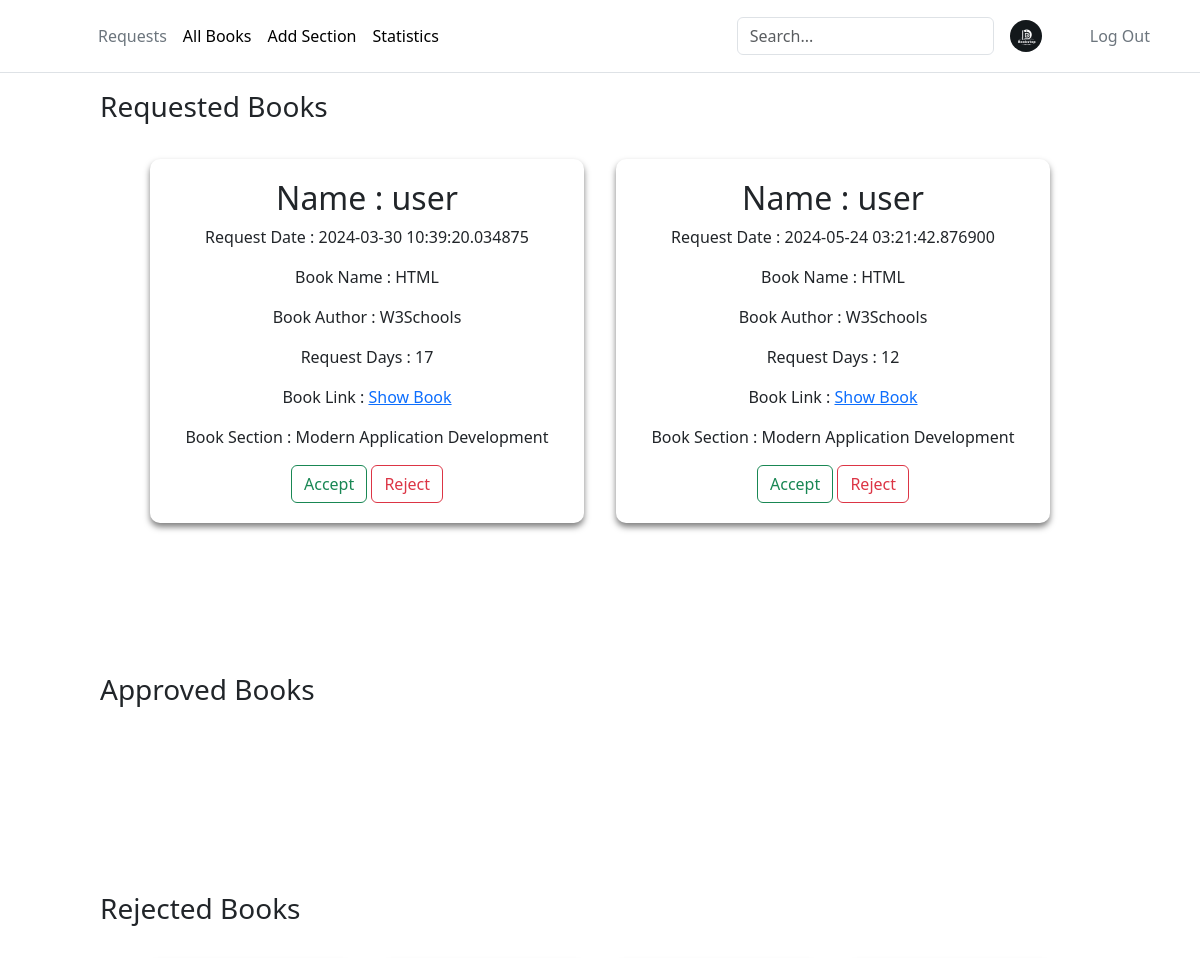
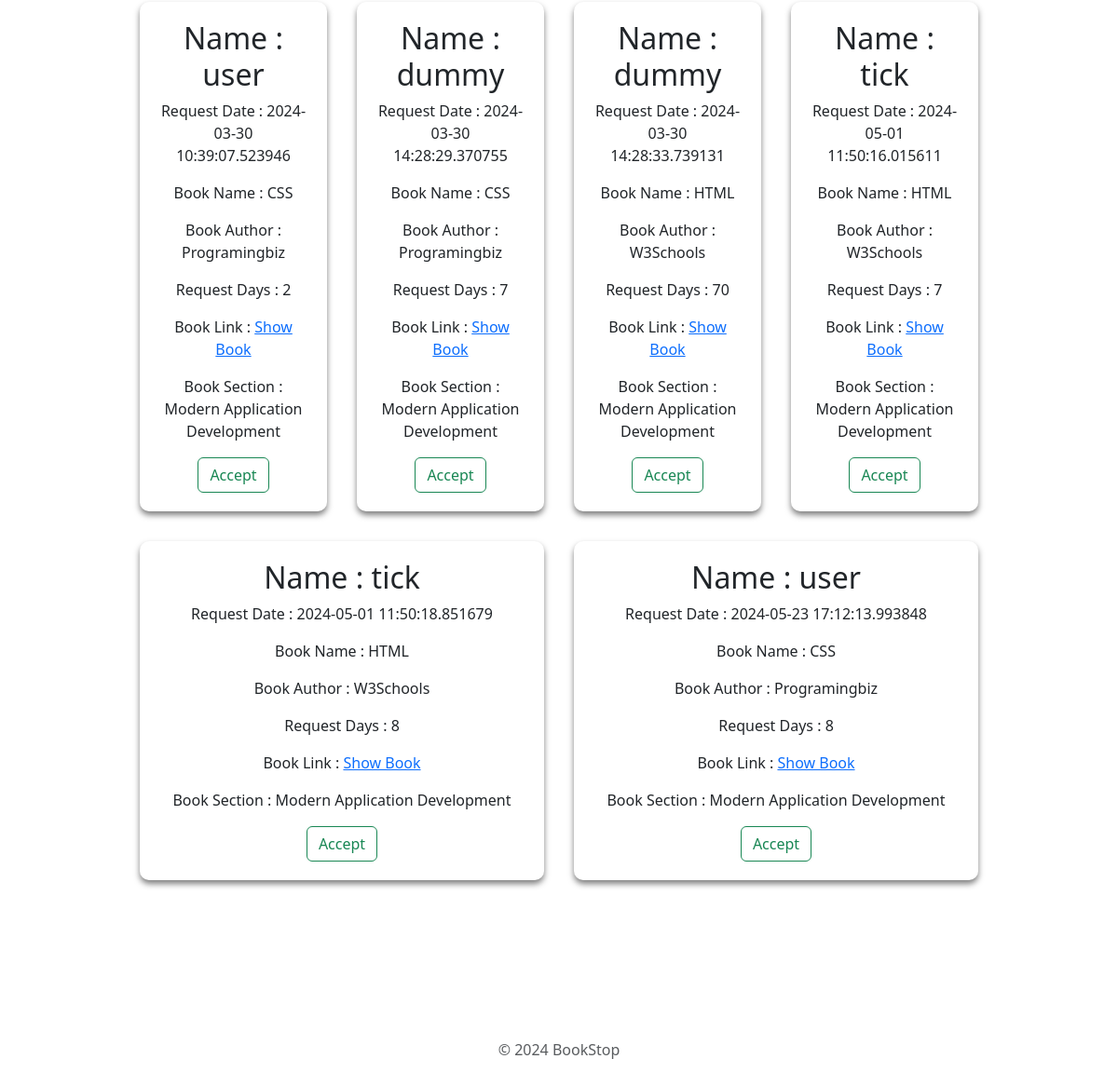
The page /requestedBooks (signed in) on the database its author committed (2 pictures, top to bottom).
### app.py (models this page shows)
class BookIssue(db.Model):
    __tablename__ = 'BookIssue'
    IssueId = db.Column(db.Integer, autoincrement=True, primary_key=True)
    UserId = db.Column(db.Integer, db.ForeignKey(User.UserId), nullable=False)
    BookId = db.Column(db.Integer, db.ForeignKey(Books.BookId), nullable=False)
    SectionId = db.Column(db.Integer, db.ForeignKey(Section.SectionId), nullable=False)
    RequestDate = db.Column(db.DateTime, nullable=False, default=datetime.datetime.utcnow)
    Days = db.Column(db.Integer, nullable=False)
    IssueDate = db.Column(db.String)
    IssueStatus = db.Column(db.String, nullable=False)
    LastIssueStatusDate = db.Column(db.String)

### app.py (the view, shortened to what this page needs)
@app.route("/requestedBooks", methods=["GET","POST"])
def requestedBooks():
    if 'admin_id' not in session:
        return redirect(url_for('librarianLogin'))
    BookIssueMergeTable = BookIssueMerge.query.filter(
        BookIssueMerge.Section_Title.isnot(None),
        BookIssueMerge.Author.isnot(None),
        BookIssueMerge.Book_Title.isnot(None),
        BookIssueMerge.IssueStatus == "requested",
        BookIssueMerge.UserName.isnot(None)).all()
    ApprovedBookIssueMergeTable = BookIssueMerge.query.filter(
        BookIssueMerge.Section_Title.isnot(None),
        BookIssueMerge.Author.isnot(None),
        BookIssueMerge.Book_Title.isnot(None),
        BookIssueMerge.IssueStatus == "Approved",
        BookIssueMerge.UserName.isnot(None)).all()
    RejectedBookIssueMergeTable = BookIssueMerge.query.filter(
        BookIssueMerge.Section_Title.isnot(None),
        BookIssueMerge.Author.isnot(None),
        BookIssueMerge.Book_Title.isnot(None),
        BookIssueMerge.IssueStatus == "Rejected",
        BookIssueMerge.UserName.isnot(None)).all()
    return render_template("requestBooks.html", books=BookIssueMergeTable, approvedBooks = ApprovedBookIssueMergeTable, rejectedBooks = RejectedBookIssueMergeTable)

### app/templates/requestBooks.html (shortened to what this page needs)
<!DOCTYPE html>
<html lang="en">
  <head>
    <link rel="stylesheet" href="/static/add-section.css" />
    {% include 'bootstrap.html' %}
  </head>
  <body>
    <div>
      {% include 'headerAdmin.html' %}
      <div>
        <h3 class="firstHeading">Requested Books</h3>
        <div class="main-container">
          {% for book in books %}
          <div class="section-container" id="1">
            <h2>Name : {{book.UserName}}</h2>
            <p>Request Date : {{book.RequestDate}}</p>
            <p>Book Name : {{book.Book_Title}}</p>
            <p>Book Author : {{book.Author}}</p>
            <p>Request Days : {{book.Days}}</p>
            <p>
              Book Link :
              <a href="{{ url_for('download_book', filename=book.Book_Link) }}"
                >Show Book</a
              >
            </p>
            <div>
              <p>Book Section : {{book.Section_Title}}</p>
            </div>
            <form
              action="/requestedBooks"
              method="post"
              style="display: inline"
            >
              <button type="submit" class="btn btn-outline-success">
                Accept
              </button>
            </form>
            <form
              action="/requestedBooks"
              method="post"
              style="display: inline"
            >
              <button type="submit" class="btn btn-outline-danger">
                Reject
              </button>
            </form>
          </div>
          {% endfor %}
        </div>
        <h3>Approved Books</h3>
        <div class="main-container">
        </div>
        <h3>Rejected Books</h3>
        <div class="main-container">
          {% for book in rejectedBooks %}
          <div class="section-container" id="1">
            <h2>Name : {{book.UserName}}</h2>
            <p>Request Date : {{book.RequestDate}}</p>
            <p>Book Name : {{book.Book_Title}}</p>
            <p>Book Author : {{book.Author}}</p>
            <p>Request Days : {{book.Days}}</p>
            <p>
              Book Link :
              <a href="{{ url_for('download_book', filename=book.Book_Link) }}"
                >Show Book</a
              >
            </p>
            <div>
              <p>Book Section : {{book.Section_Title}}</p>
            </div>
            <form
              action="/requestedBooks"
              method="post"
              style="display: inline"
            >
              <button type="submit" class="btn btn-outline-success">
                Accept
              </button>
            </form>
          </div>
          {% endfor %}
        </div>
        {% include 'footer.html' %}
      </div>
    </div>
  </body>
</html>

### app/static/add-section.css (style rules this page uses)
body { background-color: #2d2a2e; margin: 0; }
.main-container { display: flex; flex-wrap: wrap; padding: 130px; align-items: flex-start; gap: 2em; margin: 20px; }
.section-container { background-color: rgba(255, 255, 255, 0.1); backdrop-filter: blur(10px); border-radius: 10px; padding: 20px 20px; box-shadow: 0 4px 6px rgba(0, 0, 0, 0.5); text-align: center; width: 20%; flex-grow: 1; }
.firstHeading { padding-top: 90px; padding-left: 100px; margin-bottom: -115px !important; }
h3 { padding-left: 100px; margin-bottom: -115px !important; }

### rows shown on the page
BookIssue: UserName "user", RequestDate "2024-03-30 10:39:20.034875", Book_Title "HTML", Author "W3Schools", Days "17", Section_Title "Modern Application Development"
BookIssue: UserName "user", RequestDate "2024-05-24 03:21:42.876900", Book_Title "HTML", Author "W3Schools", Days "12", Section_Title "Modern Application Development"
BookIssue: UserName "user", RequestDate "2024-03-30 10:39:07.523946", Book_Title "CSS", Author "Programingbiz", Days "2", Section_Title "Modern Application Development"
BookIssue: UserName "dummy", RequestDate "2024-03-30 14:28:29.370755", Book_Title "CSS", Author "Programingbiz", Days "7", Section_Title "Modern Application Development"
BookIssue: UserName "dummy", RequestDate "2024-03-30 14:28:33.739131", Book_Title "HTML", Author "W3Schools", Days "70", Section_Title "Modern Application Development"
BookIssue: UserName "tick", RequestDate "2024-05-01 11:50:16.015611", Book_Title "HTML", Author "W3Schools", Days "7", Section_Title "Modern Application Development"
BookIssue: UserName "tick", RequestDate "2024-05-01 11:50:18.851679", Book_Title "HTML", Author "W3Schools", Days "8", Section_Title "Modern Application Development"
BookIssue: UserName "user", RequestDate "2024-05-23 17:12:13.993848", Book_Title "CSS", Author "Programingbiz", Days "8", Section_Title "Modern Application Development"
